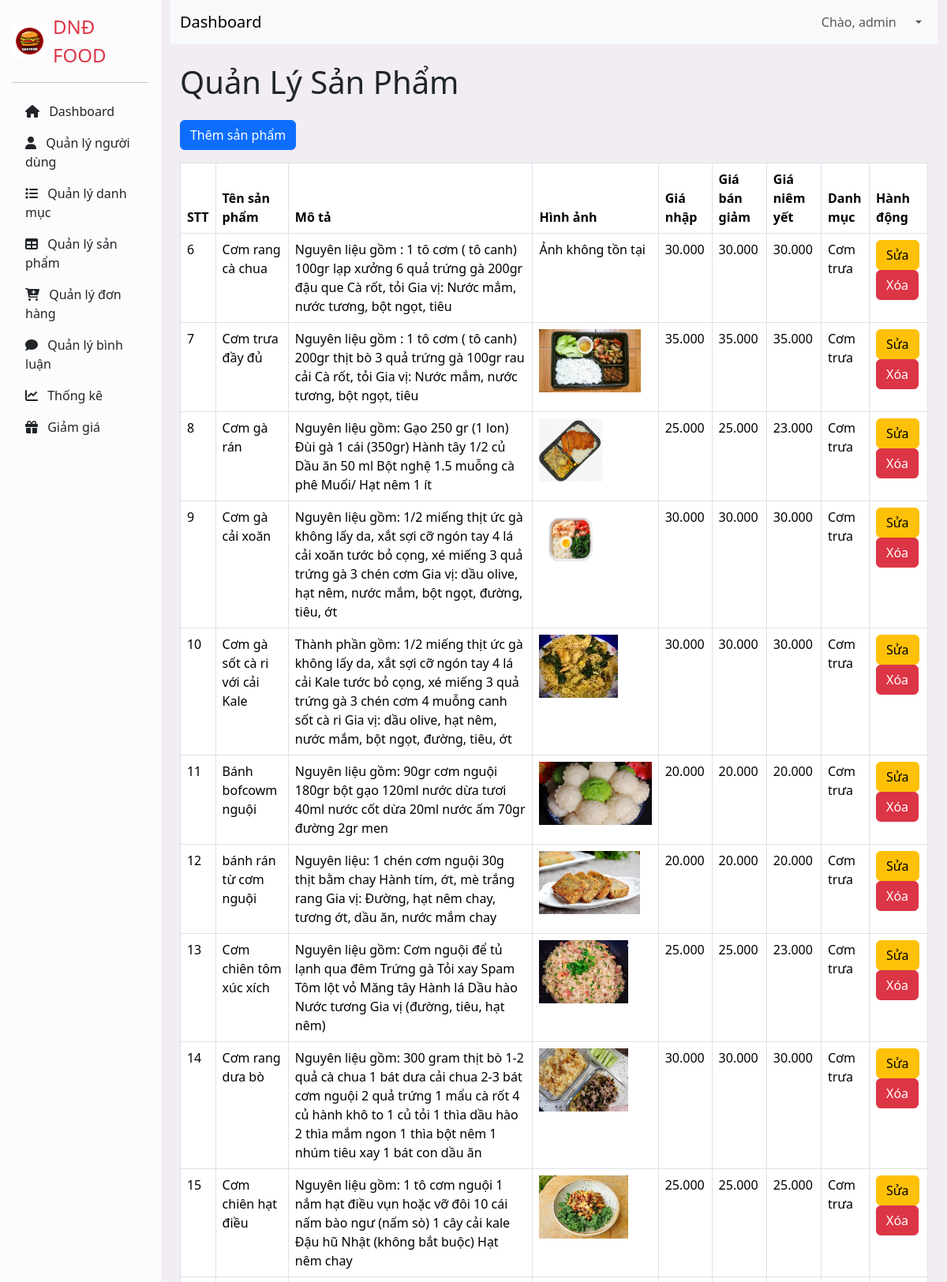
The page /controller/index.php?act=listProducts (signed in, upper part) on the database its author committed.
### tables this page shows
CREATE TABLE `product` (
  `product_id` int NOT NULL COMMENT 'ID sản phẩm',
  `product_name` varchar(255) NOT NULL COMMENT 'tên sản phẩm',
  `product_description` text COMMENT 'Mô tả Sản phẩm',
  `product_avatar_url` varchar(255) NOT NULL COMMENT 'ảnh sản phẩm_url',
  `product_import_price` decimal(10,3) NOT NULL COMMENT 'giá nhập sản phẩm',
  `product_sale_price` decimal(10,3) DEFAULT NULL COMMENT 'giá bán sản phẩm',
  `product_listed_price` decimal(10,3) DEFAULT NULL COMMENT 'giá niêm yết sản phẩm',
  `product_stock` int DEFAULT NULL COMMENT 'kho sản phẩm',
  `category_id` int DEFAULT NULL COMMENT 'Thể loại ID category'
);

CREATE TABLE `category` (
  `category_id` int NOT NULL,
  `category_name` varchar(255) NOT NULL
);

### model/PDO.php (called while the page is built, shortened)
<?php
function pdo_get_connection()
{
    $dburl = "mysql:host=localhost;dbname=duan1;charset=utf8";
    $usename = "root";
    $password = "";
    $conn = new PDO($dburl, $usename, $password);
    $conn->setAttribute(PDO::ATTR_ERRMODE, PDO::ERRMODE_EXCEPTION);
    return $conn;
}
function pdo_query($sql)
{
    $sql_args = array_slice(func_get_args(), 1);
    try {
        $conn = pdo_get_connection();
        $stmt = $conn->prepare($sql);
        $stmt->execute($sql_args);
        $rows = $stmt->fetchAll(PDO::FETCH_ASSOC);
        return $rows;
    } catch (PDOException $e) {
        throw $e;
    } finally {
        unset($conn);
    }
}

### model/product.php (called while the page is built, shortened)
<?php
    function loadAllProduct(){
        $sql = "SELECT * FROM product INNER JOIN category ON product.category_id = category.category_id";
        $listSP = pdo_query($sql);
        return $listSP;
    }
?>

### controller/productController/listProduct.php (the view)
<div class="container ">
    <h1 class="mb-4 ">Quản Lý Sản Phẩm</h1>
    <a href="index.php?act=addProduct" class="btn btn-primary mb-3">Thêm sản phẩm</a>
    <table class="table table-bordered">
        <thead>
            <tr>
                <th>STT</th>
                <th>Tên sản phẩm</th>
                <th>Mô tả</th>
                <th>Hình ảnh</th>
                <th>Giá nhập</th>
                <th>Giá bán giảm</th>
                <th>Giá niêm yết</th>
                <th>Danh mục</th>
                <th>Hành động</th>
            </tr>
        </thead>
        <tbody>
            <?php foreach ($listSP as $sp) {
                extract($sp);
                $update_product = "index.php?act=updateProduct&product_id=" . $product_id;
                $delete_product = "index.php?act=deleteProduct&product_id=" . $product_id;
                $hinhpath = "../upload/" . $product_avatar_url;
                if (is_file($hinhpath)) {
                    $hinhpath = "<img src='" . $hinhpath . "' height='80px'>";
                } else {
                    $hinhpath = "Ảnh không tồn tại";
                }
                echo '<tr>
                        <td>' . $product_id . '</td>
                        <td>' . $product_name . '</td>
                        <td>' . $product_description . '</td>
                        <td>' . $hinhpath . '</td>
                        <td>' . $product_import_price . '</td>
                        <td>' . $product_sale_price . '</td>
                        <td>' . $product_listed_price . '</td>
                        <td>' . $category_name . '</td>
                        <td>
                            <a href="' . $update_product . '" class="btn btn-warning">Sửa</a>
                            <a href="' . $delete_product . '" class="btn btn-danger">Xóa</a>
                        </td>
                    </tr>';
            } ?>
        </tbody>
    </table>
</div>

### rows shown on the page
product: product_id "6", product_name "Cơm rang cà chua", product_description "Nguyên liệu gồm : 1 tô cơm ( tô canh) 100gr lạp xưởng 6 quả trứng gà 200gr đậu que Cà rốt, tỏi Gia vị: Nước mắm, nước tương, bột ngọt, tiêu", product_avatar_url "Ảnh không tồn tại", product_import_price "30.000", product_sale_price "30.000", product_listed_price "30.000", category.category_name "Cơm trưa"
product: product_id "7", product_name "Cơm trưa đầy đủ", product_description "Nguyên liệu gồm : 1 tô cơm ( tô canh) 200gr thịt bò 3 quả trứng gà 100gr rau cải Cà rốt, tỏi Gia vị: Nước mắm, nước tương, bột ngọt, tiêu", product_avatar_url (picture), product_import_price "35.000", product_sale_price "35.000", product_listed_price "35.000", category.category_name "Cơm trưa"
product: product_id "8", product_name "Cơm gà rán", product_description "Nguyên liệu gồm: Gạo 250 gr (1 lon) Đùi gà 1 cái (350gr) Hành tây 1/2 củ Dầu ăn 50 ml Bột nghệ 1.5 muỗng cà phê Muối/ Hạt nêm 1 ít", product_avatar_url (picture), product_import_price "25.000", product_sale_price "25.000", product_listed_price "23.000", category.category_name "Cơm trưa"
product: product_id "9", product_name "Cơm gà cải xoăn", product_description "Nguyên liệu gồm: 1/2 miếng thịt ức gà không lấy da, xắt sợi cỡ ngón tay 4 lá cải xoăn tước bỏ cọng, xé miếng 3 quả trứng gà 3 chén cơm Gia vị: dầu olive, hạt nêm, nước mắm, bột ngọt, đường, tiêu, ớt", product_avatar_url (picture), product_import_price "30.000", product_sale_price "30.000", product_listed_price "30.000", category.category_name "Cơm trưa"
product: product_id "10", product_name "Cơm gà sốt cà ri với cải Kale", product_description "Thành phần gồm: 1/2 miếng thịt ức gà không lấy da, xắt sợi cỡ ngón tay 4 lá cải Kale tước bỏ cọng, xé miếng 3 quả trứng gà 3 chén cơm 4 muỗng canh sốt cà ri Gia vị: dầu olive, hạt nêm, nước mắm, bột ngọt, đường, tiêu, ớt", product_avatar_url (picture), product_import_price "30.000", product_sale_price "30.000", product_listed_price "30.000", category.category_name "Cơm trưa"
product: product_id "11", product_name "Bánh bofcowm nguội", product_description "Nguyên liệu gồm: 90gr cơm nguội 180gr bột gạo 120ml nước dừa tươi 40ml nước cốt dừa 20ml nước ấm 70gr đường 2gr men", product_avatar_url (picture), product_import_price "20.000", product_sale_price "20.000", product_listed_price "20.000", category.category_name "Cơm trưa"
product: product_id "12", product_name "bánh rán từ cơm nguội", product_description "Nguyên liệu: 1 chén cơm nguội 30g thịt bằm chay Hành tím, ớt, mè trắng rang Gia vị: Đường, hạt nêm chay, tương ớt, dầu ăn, nước mắm chay", product_avatar_url (picture), product_import_price "20.000", product_sale_price "20.000", product_listed_price "20.000", category.category_name "Cơm trưa"
product: product_id "13", product_name "Cơm chiên tôm xúc xích", product_description "Nguyên liệu gồm: Cơm nguội để tủ lạnh qua đêm Trứng gà Tỏi xay Spam Tôm lột vỏ Măng tây Hành lá Dầu hào Nước tương Gia vị (đường, tiêu, hạt nêm)", product_avatar_url (picture), product_import_price "25.000", product_sale_price "25.000", product_listed_price "23.000", category.category_name "Cơm trưa"
product: product_id "14", product_name "Cơm rang dưa bò", product_description "Nguyên liệu gồm: 300 gram thịt bò 1-2 quả cà chua 1 bát dưa cải chua 2-3 bát cơm nguội 2 quả trứng 1 mẩu cà rốt 4 củ hành khô to 1 củ tỏi 1 thìa dầu hào 2 thìa mắm ngon 1 thìa bột nêm 1 nhúm tiêu xay 1 bát con dầu ăn", product_avatar_url (picture), product_import_price "30.000", product_sale_price "30.000", product_listed_price "30.000", category.category_name "Cơm trưa"
product: product_id "15", product_name "Cơm chiên hạt điều", product_description "Nguyên liệu gồm: 1 tô cơm nguội 1 nắm hạt điều vụn hoặc vỡ đôi 10 cái nấm bào ngư (nấm sò) 1 cây cải kale Đậu hũ Nhật (không bắt buộc) Hạt nêm chay", product_avatar_url (picture), product_import_price "25.000", product_sale_price "25.000", product_listed_price "25.000", category.category_name "Cơm trưa"

### other values the page prints
$_SESSION['user']['full_name'] "admin"
